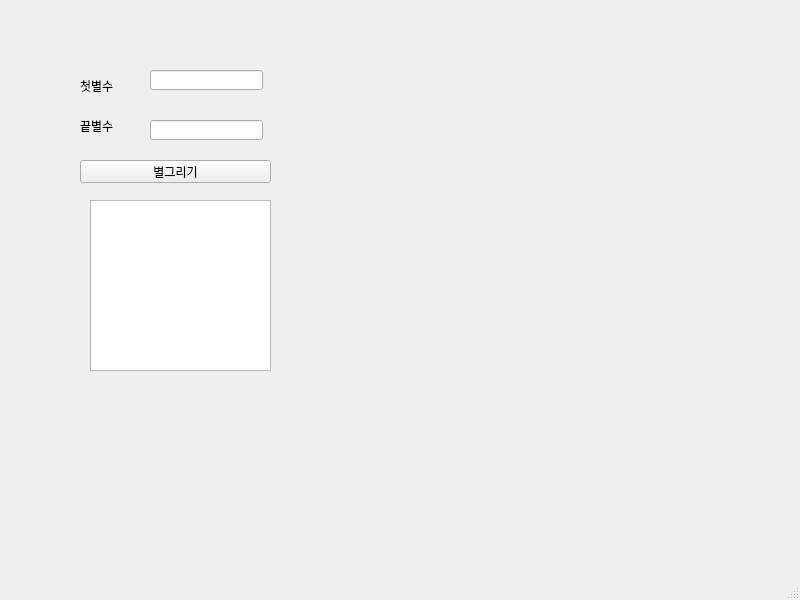
<?xml version="1.0" encoding="UTF-8"?>
<ui version="4.0">
 <class>MainWindow</class>
 <widget class="QMainWindow" name="MainWindow">
  <property name="geometry">
   <rect>
    <x>0</x>
    <y>0</y>
    <width>800</width>
    <height>600</height>
   </rect>
  </property>
  <property name="windowTitle">
   <string>MainWindow</string>
  </property>
  <widget class="QWidget" name="centralwidget">
   <widget class="QLabel" name="lbl_first">
    <property name="geometry">
     <rect>
      <x>80</x>
      <y>80</y>
      <width>56</width>
      <height>12</height>
     </rect>
    </property>
    <property name="text">
     <string>첫별수</string>
    </property>
   </widget>
   <widget class="QLabel" name="lbl_last">
    <property name="geometry">
     <rect>
      <x>80</x>
      <y>120</y>
      <width>56</width>
      <height>12</height>
     </rect>
    </property>
    <property name="text">
     <string>끝별수</string>
    </property>
   </widget>
   <widget class="QLineEdit" name="le_first">
    <property name="geometry">
     <rect>
      <x>150</x>
      <y>70</y>
      <width>113</width>
      <height>20</height>
     </rect>
    </property>
   </widget>
   <widget class="QLineEdit" name="le_last">
    <property name="geometry">
     <rect>
      <x>150</x>
      <y>120</y>
      <width>113</width>
      <height>20</height>
     </rect>
    </property>
   </widget>
   <widget class="QPushButton" name="pb">
    <property name="geometry">
     <rect>
      <x>80</x>
      <y>160</y>
      <width>191</width>
      <height>23</height>
     </rect>
    </property>
    <property name="text">
     <string>별그리기</string>
    </property>
   </widget>
   <widget class="QTextEdit" name="te">
    <property name="geometry">
     <rect>
      <x>90</x>
      <y>200</y>
      <width>181</width>
      <height>171</height>
     </rect>
    </property>
   </widget>
  </widget>
  <widget class="QMenuBar" name="menubar">
   <property name="geometry">
    <rect>
     <x>0</x>
     <y>0</y>
     <width>800</width>
     <height>21</height>
    </rect>
   </property>
  </widget>
  <widget class="QStatusBar" name="statusbar"/>
 </widget>
 <resources/>
 <connections/>
</ui>
